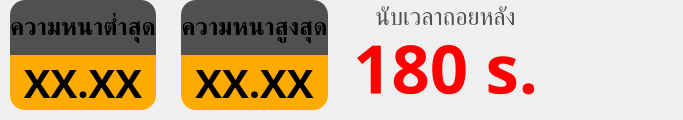
               <widget class="QFrame" name="timeout_main_group">
                <property name="minimumSize">
                 <size>
                  <width>0</width>
                  <height>120</height>
                 </size>
                </property>
                <property name="maximumSize">
                 <size>
                  <width>16777215</width>
                  <height>150</height>
                 </size>
                </property>
                <property name="styleSheet">
                 <string notr="true">#summary_min_thickness, #summary_max_thickness {
	background-color: rgb(255, 170, 0);
	border-bottom-left-radius: 15px;
	border-bottom-right-radius: 15px;
}

#summary_min_thickness_label, #summary_max_thickness_label {
	background-color: rgb(80, 80, 80);
	border-top-left-radius: 15px;
	border-top-right-radius: 15px;
}</string>
                </property>
                <layout class="QHBoxLayout" name="horizontalLayout_59">
                 <property name="spacing">
                  <number>25</number>
                 </property>
                 <property name="leftMargin">
                  <number>10</number>
                 </property>
                 <property name="topMargin">
                  <number>0</number>
                 </property>
                 <property name="rightMargin">
                  <number>20</number>
                 </property>
                 <property name="bottomMargin">
                  <number>10</number>
                 </property>
                 <item>
                  <widget class="QFrame" name="thickness_min_frame">
                   <property name="maximumSize">
                    <size>
                     <width>200</width>
                     <height>16777215</height>
                    </size>
                   </property>
                   <property name="layoutDirection">
                    <enum>Qt::LayoutDirection::LeftToRight</enum>
                   </property>
                   <property name="styleSheet">
                    <string notr="true"/>
                   </property>
                   <layout class="QVBoxLayout" name="verticalLayout_23">
                    <property name="spacing">
                     <number>0</number>
                    </property>
                    <property name="leftMargin">
                     <number>0</number>
                    </property>
                    <property name="topMargin">
                     <number>0</number>
                    </property>
                    <property name="rightMargin">
                     <number>0</number>
                    </property>
                    <property name="bottomMargin">
                     <number>0</number>
                    </property>
                    <item>
                     <widget class="QLabel" name="summary_min_thickness_label">
                      <property name="font">
                       <font>
                        <family>Kanit</family>
                        <pointsize>18</pointsize>
                        <bold>true</bold>
                       </font>
                      </property>
                      <property name="layoutDirection">
                       <enum>Qt::LayoutDirection::LeftToRight</enum>
                      </property>
                      <property name="autoFillBackground">
                       <bool>false</bool>
                      </property>
                      <property name="styleSheet">
                       <string notr="true"/>
                      </property>
                      <property name="text">
                       <string>ความหนาต่ำสุด</string>
                      </property>
                      <property name="alignment">
                       <set>Qt::AlignmentFlag::AlignCenter</set>
                      </property>
                     </widget>
                    </item>
                    <item>
                     <widget class="QLabel" name="summary_min_thickness">
                      <property name="minimumSize">
                       <size>
                        <width>0</width>
                        <height>50</height>
                       </size>
                      </property>
                      <property name="maximumSize">
                       <size>
                        <width>16777215</width>
                        <height>80</height>
                       </size>
                      </property>
                      <property name="font">
                       <font>
                        <family>Kanit</family>
                        <pointsize>30</pointsize>
                        <bold>true</bold>
                       </font>
                      </property>
                      <property name="styleSheet">
                       <string notr="true"/>
                      </property>
                      <property name="text">
                       <string>XX.XX</string>
                      </property>
                      <property name="alignment">
                       <set>Qt::AlignmentFlag::AlignCenter</set>
                      </property>
                     </widget>
                    </item>
                   </layout>
                  </widget>
                 </item>
                 <item>
                  <widget class="QFrame" name="thickness_max_frame">
                   <property name="maximumSize">
                    <size>
                     <width>200</width>
                     <height>16777215</height>
                    </size>
                   </property>
                   <property name="layoutDirection">
                    <enum>Qt::LayoutDirection::LeftToRight</enum>
                   </property>
                   <property name="styleSheet">
                    <string notr="true"/>
                   </property>
                   <layout class="QVBoxLayout" name="verticalLayout_24">
                    <property name="spacing">
                     <number>0</number>
                    </property>
                    <property name="leftMargin">
                     <number>0</number>
                    </property>
                    <property name="topMargin">
                     <number>0</number>
                    </property>
                    <property name="rightMargin">
                     <number>0</number>
                    </property>
                    <property name="bottomMargin">
                     <number>0</number>
                    </property>
                    <item>
                     <widget class="QLabel" name="summary_max_thickness_label">
                      <property name="font">
                       <font>
                        <family>Kanit</family>
                        <pointsize>18</pointsize>
                        <bold>true</bold>
                       </font>
                      </property>
                      <property name="layoutDirection">
                       <enum>Qt::LayoutDirection::LeftToRight</enum>
                      </property>
                      <property name="autoFillBackground">
                       <bool>false</bool>
                      </property>
                      <property name="styleSheet">
                       <string notr="true"/>
                      </property>
                      <property name="text">
                       <string>ความหนาสูงสุด</string>
                      </property>
                      <property name="alignment">
                       <set>Qt::AlignmentFlag::AlignCenter</set>
                      </property>
                     </widget>
                    </item>
                    <item>
                     <widget class="QLabel" name="summary_max_thickness">
                      <property name="minimumSize">
                       <size>
                        <width>0</width>
                        <height>50</height>
                       </size>
                      </property>
                      <property name="maximumSize">
                       <size>
                        <width>16777215</width>
                        <height>80</height>
                       </size>
                      </property>
                      <property name="font">
                       <font>
                        <family>Kanit</family>
                        <pointsize>30</pointsize>
                        <bold>true</bold>
                       </font>
                      </property>
                      <property name="styleSheet">
                       <string notr="true"/>
                      </property>
                      <property name="text">
                       <string>XX.XX</string>
                      </property>
                      <property name="alignment">
                       <set>Qt::AlignmentFlag::AlignCenter</set>
                      </property>
                     </widget>
                    </item>
                   </layout>
                  </widget>
                 </item>
                 <item>
                  <widget class="QFrame" name="timeout_group">
                   <property name="minimumSize">
                    <size>
                     <width>0</width>
                     <height>0</height>
                    </size>
                   </property>
                   <property name="maximumSize">
                    <size>
                     <width>16777215</width>
                     <height>100</height>
                    </size>
                   </property>
                   <property name="font">
                    <font>
                     <pointsize>1</pointsize>
                    </font>
                   </property>
                   <layout class="QVBoxLayout" name="verticalLayout_26">
                    <property name="spacing">
                     <number>0</number>
                    </property>
                    <property name="leftMargin">
                     <number>0</number>
                    </property>
                    <property name="topMargin">
                     <number>0</number>
                    </property>
                    <property name="rightMargin">
                     <number>0</number>
                    </property>
                    <property name="bottomMargin">
                     <number>0</number>
                    </property>
                    <item>
                     <widget class="QLabel" name="timeout_title">
                      <property name="font">
                       <font>
                        <family>Kanit</family>
                        <pointsize>18</pointsize>
                       </font>
                      </property>
                      <property name="styleSheet">
                       <string notr="true">color: rgb(80, 80, 80);</string>
                      </property>
                      <property name="text">
                       <string>นับเวลาถอยหลัง</string>
                      </property>
                      <property name="alignment">
                       <set>Qt::AlignmentFlag::AlignCenter</set>
                      </property>
                     </widget>
                    </item>
                    <item>
                     <widget class="QLabel" name="timeout">
                      <property name="font">
                       <font>
                        <family>Kanit</family>
                        <pointsize>50</pointsize>
                        <bold>true</bold>
                       </font>
                      </property>
                      <property name="styleSheet">
                       <string notr="true">color: rgb(255, 0, 0);</string>
                      </property>
                      <property name="text">
                       <string>180 s.</string>
                      </property>
                      <property name="alignment">
                       <set>Qt::AlignmentFlag::AlignCenter</set>
                      </property>
                     </widget>
                    </item>
                   </layout>
                  </widget>
                 </item>
                 <item>
                  <widget class="QPushButton" name="button_exit">
                   <property name="minimumSize">
                    <size>
                     <width>100</width>
                     <height>100</height>
                    </size>
                   </property>
                   <property name="maximumSize">
                    <size>
                     <width>100</width>
                     <height>100</height>
                    </size>
                   </property>
                   <property name="cursor">
                    <cursorShape>PointingHandCursor</cursorShape>
                   </property>
                   <property name="styleSheet">
                    <string notr="true">border: none;</string>
                   </property>
                   <property name="text">
                    <string/>
                   </property>
                   <property name="icon">
                    <iconset resource="resource.qrc">
                     <normaloff>:/assets/icon/exit.png</normaloff>:/assets/icon/exit.png</iconset>
                   </property>
                   <property name="iconSize">
                    <size>
                     <width>80</width>
                     <height>80</height>
                    </size>
                   </property>
                  </widget>
                 </item>
                </layout>
               </widget>
